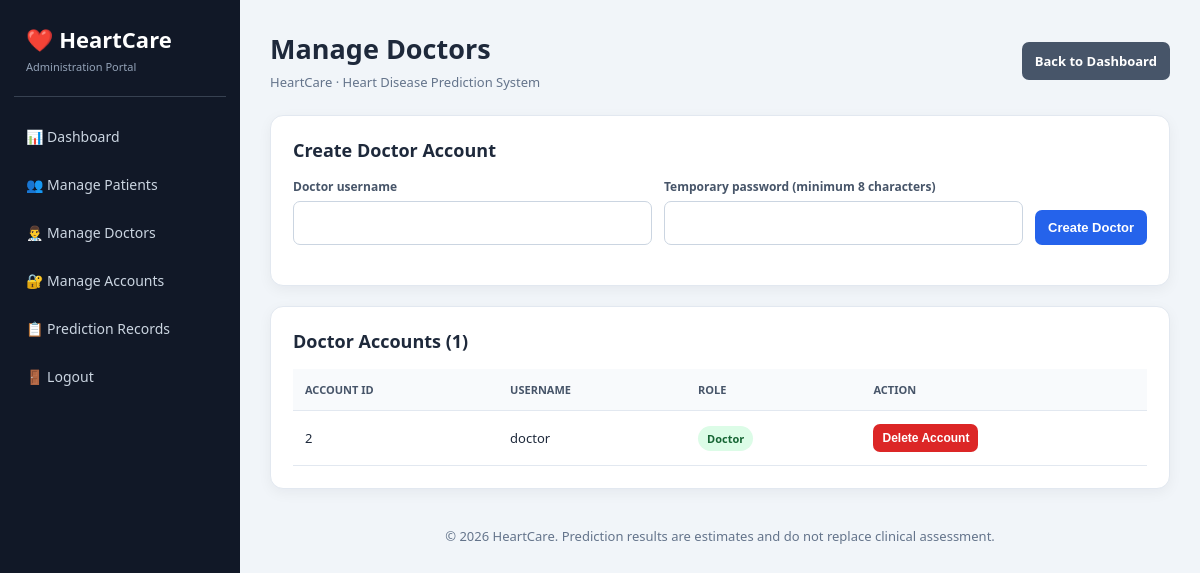
/admin/doctors (signed in), run on an earlier commit of the app's database.
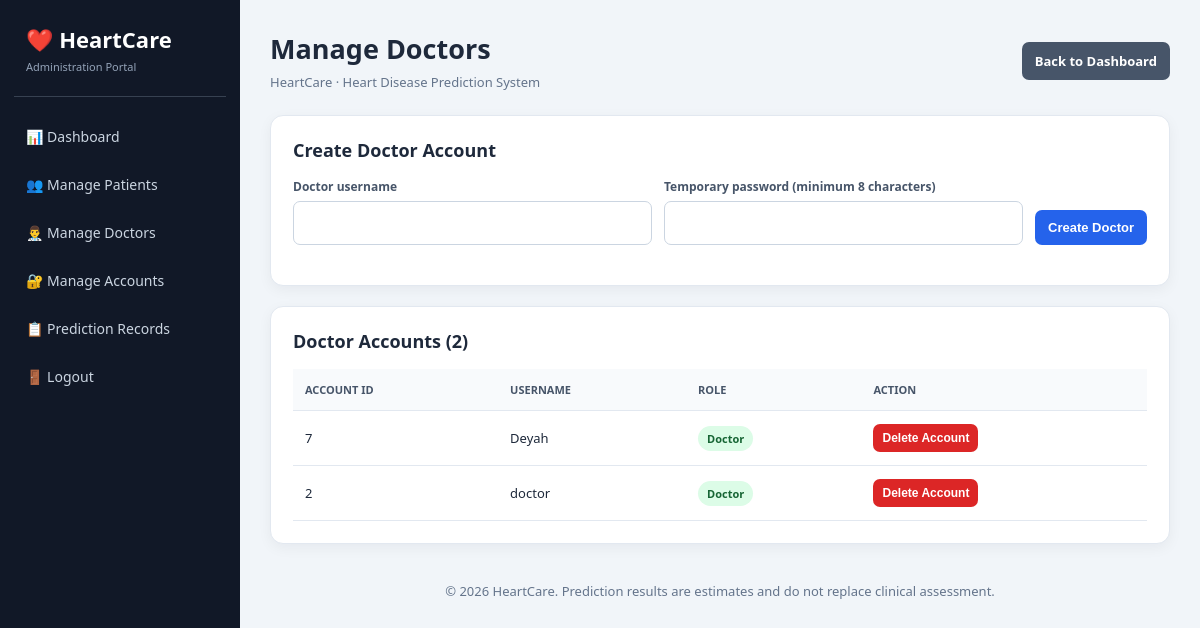
And on a later commit of the database.
### app.py (models this page shows)
class User(
    UserMixin,
    db.Model
):
    id = db.Column(
        db.Integer,
        primary_key=True
    )
    username = db.Column(
        db.String(100),
        unique=True
    )
    password = db.Column(
        db.String(255)
    )
    role = db.Column(
        db.String(50)
    )
    patient_code = db.Column(
        db.String(50),
        nullable=True,
        index=True
    )

### app.py (the view, shortened to what this page needs)
@app.route("/admin/doctors", methods=["GET", "POST"])
def admin_doctors():
    access_response = admin_access_check()
    if access_response:
        return access_response
    doctors = User.query.filter_by(role="doctor").order_by(User.id.desc()).all()
    return render_template("admin_doctors.html", doctors=doctors)

### app.py (called while the page is built)
def admin_access_check():
    if "role" not in session:
        return redirect(url_for("login"))
    if session.get("role") != "admin":
        return ("Access Denied", 403)
    return None

### templates/admin_doctors.html (shortened to what this page needs)
{% extends "admin_management_base.html" %}
{% block heading %}Manage Doctors{% endblock %}
{% block content %}
<section class="card"><h2 style="font-size:18px;margin:0 0 16px;">Create Doctor Account</h2>
<form method="POST" class="toolbar"><div class="field"><label for="username">Doctor username</label><input id="username" name="username" minlength="3" maxlength="100" required></div><div class="field"><label for="password">Temporary password (minimum 8 characters)</label><input id="password" name="password" type="password" minlength="8" autocomplete="new-password" required></div><button class="btn" type="submit">Create Doctor</button></form></section>
<section class="card"><h2 style="font-size:18px;margin:0 0 16px;">Doctor Accounts ({{ doctors|length }})</h2><div class="table-wrap"><table><thead><tr><th>Account ID</th><th>Username</th><th>Role</th><th>Action</th></tr></thead><tbody>
{% for doctor in doctors %}<tr><td>{{ doctor.id }}</td><td>{{ doctor.username }}</td><td><span class="badge doctor">Doctor</span></td><td><form method="POST" action="{{ url_for('admin_delete_account', user_id=doctor.id) }}" onsubmit="return confirm('Delete this doctor account?');"><button class="btn danger small" type="submit">Delete Account</button></form></td></tr>
{% else %}<tr><td colspan="4" class="empty">No doctor accounts found.</td></tr>{% endfor %}
</tbody></table></div></section>
{% endblock %}

What changed in the data, as far as the page shows it:
added User: id "7", username "Deyah"
Also different on the page:
{{ doctors|length }}: "1" → "2"
